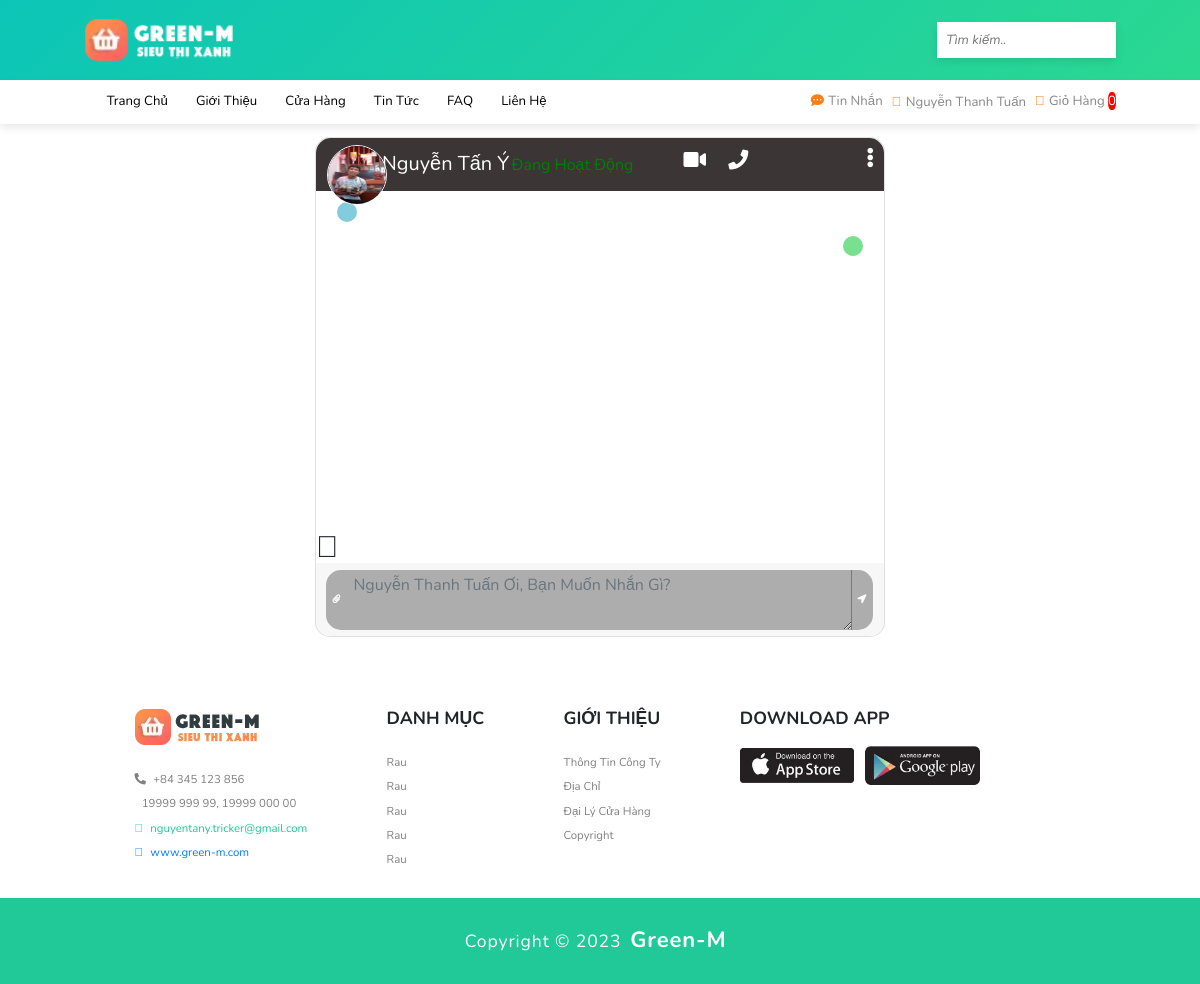
The page /public/index.php?act=mess_chat&from=8&to=1 (signed in) on the database its author committed.
### tables this page shows
CREATE TABLE `account` (
  `account_id` int(123) NOT NULL,
  `account_name` longblob NOT NULL,
  `account_address` varchar(80) NOT NULL,
  `account_number_pay` varchar(30) NOT NULL,
  `account_pay` varchar(15) NOT NULL,
  `account_avt` varchar(299) NOT NULL DEFAULT 'view/images/account/user.png',
  `account_username` varchar(30) NOT NULL,
  `account_email` varchar(40) NOT NULL,
  `account_verified_mail` varchar(15) NOT NULL DEFAULT 'Chưa xác thực',
  `account_phone` varchar(10) NOT NULL,
  `account_pass` varchar(100) NOT NULL,
  `account_position` varchar(20) NOT NULL DEFAULT 'Khách hàng',
  `account_notify` varchar(100) NOT NULL,
  `account_status` varchar(30) NOT NULL DEFAULT 'Offline',
  `time_store` date NOT NULL DEFAULT current_timestamp(),
  `time_reg` timestamp NOT NULL DEFAULT current_timestamp()
);

### public/model_dao/connect.php (called while the page is built, shortened)
<?php
    class dao_con {
        function conn_db() {
            $sqlServer = "mysql:host=localhost; dbname=green_m8683";
            $username = "root";
            $password = "";
            try {
                $conn = new PDO($sqlServer, $username, $password);
                $conn->setAttribute(PDO::ATTR_ERRMODE, PDO::ERRMODE_EXCEPTION);
            } catch(PDOException $e) {
                echo 'Ket noi database that bai do ' . $e->getMessage();
            }
            return $conn;
        }
        function conn_show_one($sql) {
            $conn = $this->conn_db();
            $sqlBindParam = array_slice(func_get_args(), 1);
            try {
                $stmt = $conn->prepare($sql);
                $stmt->execute($sqlBindParam);
                $ketqua = $stmt->fetch();
                return $ketqua;
            } catch (PDOException $e) {
                throw $e;
            } finally {
                unset($conn);
            }
        }
    }
?>

### public/model_dao/message.php (called while the page is built, shortened)
<?php
    include_once "connect.php";
    class mess_lass extends dao_con {
        function show_mess_info($a) {
            $sql = "SELECT *
                    FROM account
                    WHERE account_id = ?
            ";
            return $this->conn_show_one($sql, $a);
        }
    }
?>

### public/view/mess_chat.php (the view, shortened to what this page needs)
<br>
<div class="col-md-6 col-xl-6 chat">
    <div class="card">
        <div class="card-header msg_head" style="background: rgb(59, 53, 53);">
            <div class="d-flex bd-highlight">
                <div class="img_cont_msg avt_to_9">
                    <img style="position: relative; z-index: 999999;" src="<?=$show_mess_info['account_avt']?>" class="rounded-circle user_img">
                </div>
                <div class="user_info">
                    <span><?=$show_mess_info['account_name']?></span>
                    <?php
                        if($show_mess_info['account_status'] == "Online") {
                            echo '<label style="color: green; font-size: 16px;">Đang hoạt động</label>';
                        } else {
                            echo '<label style="color: red; font-size: 16px;">Không hoạt động</label>';
                        }
                    ?>
                </div>
                <div class="video_cam">
                    <span><i class="fas fa-video"></i></span>
                    <span><i class="fas fa-phone"></i></span>
                </div>
            </div>
            <span id="action_menu_btn"><i class="fas fa-ellipsis-v"></i></span>
        </div>
        <div class="card-body msg_card_body">
            <div class="d-flex justify-content-start mb-4">
                <div class="msg_cotainer">
                </div>
            </div>
            <div class="d-flex justify-content-end mb-4">
                <div class="msg_cotainer_send">
                </div>
            </div>
        </div>
        <div class="bocpause"><i style="font-size: 30px; cursor: pointer;" class="fad fa-pause-circle pauseline"></i></div>
        <div class="card-footer">
            <div class="input-group">
                <div class="input-group-append">
                    <span class="input-group-text attach_btn"><i class="fas fa-paperclip"></i></span>
                </div>
                <textarea name="" class="form-control type_msg" style="font-size: 16px;" placeholder="<?=$_SESSION['83x86']['account_name']?> ơi, bạn muốn nhắn gì?"></textarea>
                <div class="input-group-append">
                    <span class="input-group-text send_btn"><i class="fas fa-location-arrow"></i></span>
                </div>
            </div>
        </div>
    </div>
</div>

### public/view/css/style.css (style rules this page uses)
:root { --red: #dc3545; --orange: #fd7e14; --green: #28a745; --teal: #20c997; --info: #17a2b8; --blue: #007bff; --primary: #ff253a; }
* { margin: 0; padding: 0; box-sizing: border-box; outline: none; text-transform: capitalize; font-family: 'Nunito', sans-serif; text-decoration: none; border: none; transition: all .3s linear; }
html { font-size: 62.5%; overflow-x: hidden; scroll-behavior: smooth; scroll-padding-top: 6.5rem; }
body { background: #eff7fa; color: #888; }
@media (max-width: 1200px) { html { font-size: 55%; } }
.card { background-clip: padding-box; box-shadow: 0 1px 4px rgba(24, 28, 33, 0.012); }

### public/view/css/media.css (style rules this page uses)
@media (max-width: 1200px) { html { font-size: 55%; } }

### public/view/mess_chat.php (style rules this page uses)
.chat { margin-bottom: auto; position: relative; left: 50%; transform: translate(-50%); }
.card { height: 500px; border-radius: 15px !important; }
.msg_card_body { overflow-y: auto; }
.card-header { border-radius: 15px 15px 0 0 !important; border-bottom: 0 !important; }
.card-footer { border-radius: 0 0 15px 15px !important; border-top: 0 !important; }
.type_msg { background-color: rgba(0, 0, 0, 0.3) !important; border: 0 !important; color: white !important; height: 60px !important; overflow-y: auto; }
.attach_btn { border-radius: 15px 0 0 15px !important; background-color: rgba(0, 0, 0, 0.3) !important; border: 0 !important; color: white !important; cursor: pointer; }
.send_btn { border-radius: 0 15px 15px 0 !important; background-color: rgba(0, 0, 0, 0.3) !important; border: 0 !important; color: white !important; cursor: pointer; }
.user_img { height: 60px; width: 60px; border: 1.5px solid #f5f6fa; }
.img_cont_msg { height: 40px; width: 40px; }
.user_info { margin-top: auto; margin-bottom: auto; margin-left: 15px; }
.user_info span { font-size: 20px; color: white; }
.video_cam { margin-left: 50px; margin-top: 5px; }
.video_cam span { color: white; font-size: 20px; cursor: pointer; margin-right: 20px; }
.msg_cotainer { margin-top: auto; margin-bottom: auto; margin-left: 10px; border-radius: 25px; background-color: #82ccdd; padding: 10px; position: relative; }
.msg_cotainer_send { margin-top: auto; margin-bottom: auto; margin-right: 10px; border-radius: 25px; background-color: #78e08f; padding: 10px; position: relative; }
.msg_head { position: relative; }
#action_menu_btn { position: absolute; right: 10px; top: 10px; color: white; cursor: pointer; font-size: 20px; }

### rows shown on the page
account: account_avt (picture), account_name "Nguyễn Tấn Ý"

### other values the page prints
$_SESSION['83x86']['account_name'] "Nguyễn Thanh Tuấn"
